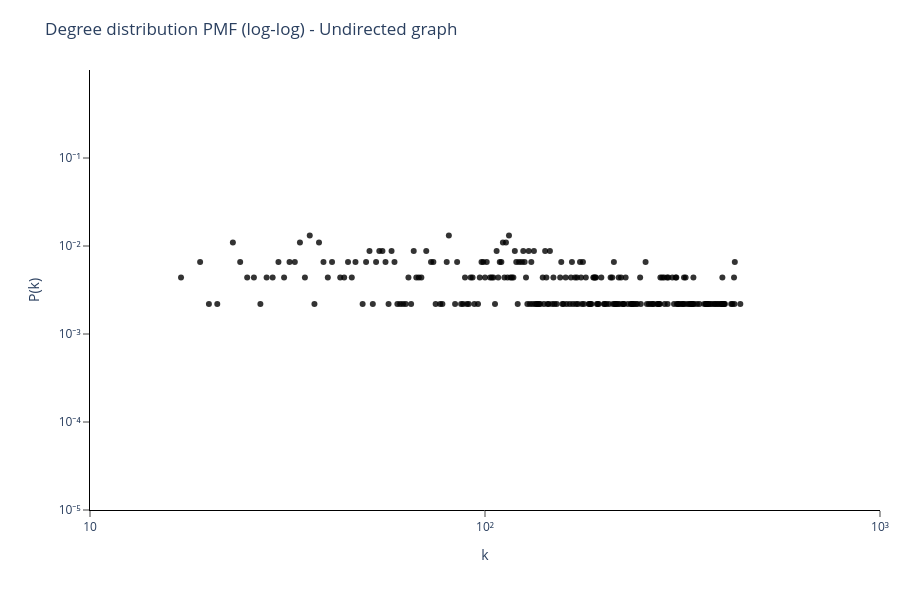

The code cell stored with this chart in its notebook:
### Markdown cell above
All nodes are either center nodes or periphery nodes

### Code cell
# Degree PMF on log-log with fixed axis ranges (k: 10^1–10^3, P(k): 10^-1–10^-5)
import collections
import numpy as np
import plotly.graph_objects as go

# Toggle: show/hide the power-law fit line
show_powerlaw_fit = False

# Degrees (undirected)
degrees = [d for n, d in G_undirected.degree()]
if len(degrees) == 0:
    print("No degrees found in G_undirected")
else:
    counter = collections.Counter(degrees)
    degs, freqs = zip(*sorted(counter.items()))
    degs = np.array(degs)
    freqs = np.array(freqs)

    # Use PMF P(k) = freq / sum(freq)
    pmf = freqs / freqs.sum()

    # Ignore zeros for log transform
    mask = (degs > 0) & (pmf > 0)

    # Fit a line in log10 space (on the PMF)
    slope = None
    intercept = None
    if mask.sum() >= 2:
        a, b = np.polyfit(np.log10(degs[mask]), np.log10(pmf[mask]), 1)
        slope = a
        intercept = b
        x_fit = np.logspace(1, 3, 200)  # from 10^1 to 10^3
        y_fit = (10 ** intercept) * (x_fit ** slope)
    else:
        x_fit = np.array([])
        y_fit = np.array([])

    fig = go.Figure()
    # PMF points
    fig.add_trace(go.Scatter(
        x=degs[mask], y=pmf[mask],
        mode='markers', marker=dict(size=6, color='black', opacity=0.8),
        name='P(k)'
    ))

    # Optional fit (controlled by flag)
    if show_powerlaw_fit and slope is not None:
        fig.add_trace(go.Scatter(
            x=x_fit, y=y_fit,
            mode='lines', line=dict(color='red', dash='dash'),
            name=f'Power-law fit (slope={slope:.2f})'
        ))

    # Set log axes and ranges and show only decade ticks (Unicode superscripts)
    fig.update_xaxes(type='log', range=[1, 3], title_text='k',
                     tickmode='array',
                     tickvals=[10, 100, 1000],
                     ticktext=['10', '10²', '10³'],
                     showline=True, linecolor='black', linewidth=1,
                     ticks='outside', ticklen=6, tickwidth=1, showgrid=False, automargin=True)

    # Restore y-axis orientation to 10^-5 (bottom) -> 10^0 (top)
    fig.update_yaxes(type='log', range=[-5, 0], title_text='P(k)',
                     tickmode='array',
                     tickvals=[1e-1, 1e-2, 1e-3, 1e-4, 1e-5],
                     ticktext=['10⁻¹', '10⁻²', '10⁻³', '10⁻⁴', '10⁻⁵'],
                     showline=True, linecolor='black', linewidth=1,
                     ticks='outside', ticklen=6, tickwidth=1, showgrid=False, automargin=True)

    fig.update_layout(
        title='Degree distribution PMF (log-log) - Undirected graph',
        template='plotly_white',
        width=900, height=600,
        margin=dict(l=90, r=20, t=70, b=90)
    )

    fig.show()

### Figure 1 — Plotly figure (JSON) as saved in the notebook; plotly's stock layout.template omitted (floating-point values rounded to 4 significant figures; data arrays with more than 128 entries replaced by an {"elided": "..."} marker saying what was removed)
{"data": [{"marker": {"color": "black", "opacity": 0.8, "size": 6}, "mode": "markers", "name": "P(k)", "type": "scatter", "x": {"elided": "250 int values"}, "y": {"elided": "250 float values"}}], "layout": {"height": 600, "margin": {"b": 90, "l": 90, "r": 20, "t": 70}, "title": {"text": "Degree distribution PMF (log-log) - Undirected graph"}, "width": 900, "xaxis": {"automargin": true, "linecolor": "black", "linewidth": 1, "range": [1, 3], "showgrid": false, "showline": true, "ticklen": 6, "tickmode": "array", "ticks": "outside", "ticktext": ["10", "10²", "10³"], "tickvals": [10, 100, 1000], "tickwidth": 1, "title": {"text": "k"}, "type": "log"}, "yaxis": {"automargin": true, "linecolor": "black", "linewidth": 1, "range": [-5, 0], "showgrid": false, "showline": true, "ticklen": 6, "tickmode": "array", "ticks": "outside", "ticktext": ["10⁻¹", "10⁻²", "10⁻³", "10⁻⁴", "10⁻⁵"], "tickvals": [0.1, 0.01, 0.001, 0.0001, 1e-05], "tickwidth": 1, "title": {"text": "P(k)"}, "type": "log"}}}
